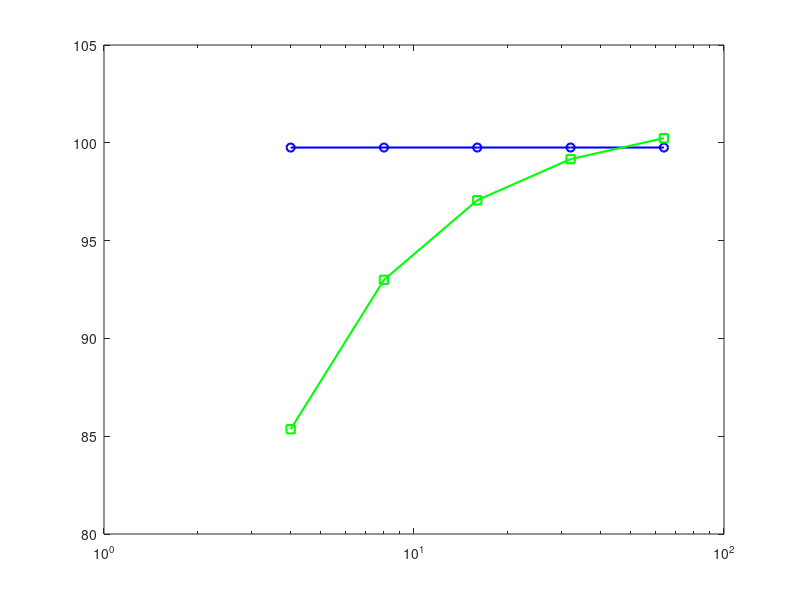

The MATLAB source for this figure: (Note: this script raises an error after producing the figure.)
function demoAggregationOrder()
% Demonstrates why mode-separated and mode-collapsed Hashin can disagree on
% the FEASIBILITY of the exact same design, using just two elements - no
% mesh or FE solve needed. This is a different mechanism from
% demoModeConflict.m (which showed a trade-off AT a single point): this one
% is about the ORDER of aggregation ACROSS different elements.
%
% MECHANISM: mode-separated runs one p-norm PER MODE, across all elements,
% then requires every mode's p-norm to be <=1 independently. Mode-collapsed
% instead combines fibre+matrix at EACH element first (Dong et al. Eq 15-16),
% then runs a SINGLE p-norm across elements on that already-combined value.
%
% Consider two elements that are each exactly as damaged as the other, but
% in DIFFERENT modes: element A is fibre-tension-critical, element B is
% matrix-tension-critical, both at the same fraction of their own limit and
% negligible in every other mode. Mode-separated correctly sees two
% independent constraints, each safely below 1 (the fibre p-norm is
% dominated by A alone - B's contribution there is negligible - and vice
% versa for the matrix p-norm). Mode-collapsed instead produces two elements
% that EACH combine to ~1 (since each is critical in its own mode), then
% p-norms those two near-1 values TOGETHER - and p-norming two
% simultaneously-near-the-limit values pushes the aggregate ABOVE 1, even
% though no single element, in any single mode, actually exceeds its own
% allowable anywhere.

% Crosses threshold at 97.07% allowable stress fraction with mode-collapsed (index squared, like-for-like with the
% separated I = (s/X)^2 + (t/S)^2) vs 99.76% mode-separated.  (With the un-squared collapsed index it is 92.99%.)

strength.Xt = 1062; strength.Xc = 610; strength.Yt = 31; strength.Yc = 118; strength.S = 72;
Xt = strength.Xt; Yt = strength.Yt;
k_gate = 50; p = 8;
delta_f = 0.05*min(strength.Xt, strength.Xc);
delta_m = 0.05*min(strength.Yt, strength.Yc);
eps_max = 1e-3;

% ---- Headline snapshot: both elements at 98% of their own critical mode ----
frac = 0.98;
sA = [frac*Xt, 2.0, 5.0];    % element A: fibre-tension critical, safe elsewhere, material-axis stress [s1, s2, t12], s1 is close to Xt
sB = [10.0, frac*Yt, 5.0];   % element B: matrix-tension critical, safe elsewhere, material-axis stress [s1, s2, t12], s2 is close to Yt
% Both stresses are at 98% allowable stress

fprintf('Element A (fibre-critical):  s1=%.1f, s2=%.1f, t12=%.1f\n', sA(1), sA(2), sA(3));
fprintf('Element B (matrix-critical): s1=%.1f, s2=%.1f, t12=%.1f\n\n', sB(1), sB(2), sB(3));

[IftA, ImtA] = separatedFtMt(sA, strength, k_gate);
[IftB, ImtB] = separatedFtMt(sB, strength, k_gate);
g_ft = (IftA^p + IftB^p)^(1/p) - 1;
g_mt = (ImtA^p + ImtB^p)^(1/p) - 1;

HcA = collapsedIndex(sA, strength, delta_f, delta_m, eps_max);
HcB = collapsedIndex(sB, strength, delta_f, delta_m, eps_max);
g_h = (HcA^(2*p) + HcB^(2*p))^(1/p) - 1;

fprintf('---- mode-separated (this project''s Hashin.m) ----\n');
fprintf('  g_ft = %+.4f  (%s)\n', g_ft, passFail(g_ft));
fprintf('  g_mt = %+.4f  (%s)\n\n', g_mt, passFail(g_mt));
fprintf('---- mode-collapsed (Dong et al. 2025, single combined constraint) ----\n');
fprintf('  g_h  = %+.4f  (%s)\n\n', g_h, passFail(g_h));
if g_h > 0 && g_ft <= 0 && g_mt <= 0
    fprintf(['Neither element individually breaches ANY mode, yet the collapsed\n' ...
             'formulation reports the design as infeasible. Separating the modes\n' ...
             'avoids this p-norm "double counting" across elements that are each\n' ...
             'critical in a different mode.\n\n']);
end

% ---- Sweep: how far apart are the two formulations across criticality? ----
fracs = 0.5:0.001:1.0;
g_sep_sweep = zeros(size(fracs));
g_h_sweep   = zeros(size(fracs));
for k = 1:numel(fracs)
    sA_k = [fracs(k)*Xt, 2.0, 5.0];
    sB_k = [10.0, fracs(k)*Yt, 5.0];

    [IftA_k, ImtA_k] = separatedFtMt(sA_k, strength, k_gate);
    [IftB_k, ImtB_k] = separatedFtMt(sB_k, strength, k_gate);
    g_ft_k = (IftA_k^p + IftB_k^p)^(1/p) - 1;
    g_mt_k = (ImtA_k^p + ImtB_k^p)^(1/p) - 1;
    g_sep_sweep(k) = max(g_ft_k, g_mt_k);   % binding (worst) separated constraint

    HcA_k = collapsedIndex(sA_k, strength, delta_f, delta_m, eps_max);
    HcB_k = collapsedIndex(sB_k, strength, delta_f, delta_m, eps_max);
    g_h_sweep(k) = (HcA_k^(2*p) + HcB_k^(2*p))^(1/p) - 1;
end
% ---- Where each curve crosses g = 0 (linear interpolation between sweep points) ----
x_sep = zeroCross(fracs*100, g_sep_sweep);
x_col = zeroCross(fracs*100, g_h_sweep);
fprintf('---- g = 0 crossings (stress as %% of each element''s own critical allowable) ----\n');
fprintf('  mode-separated (worst of g_ft, g_mt): x = %.2f %%\n', x_sep);
fprintf('  mode-collapsed (g_h, squared index):  x = %.2f %%\n', x_col);
if isnan(x_sep) || isnan(x_col)
    fprintf('  No crossing inside the swept range (%.0f-%.0f %%).\n\n', fracs(1)*100, fracs(end)*100);
else
    fprintf('  Separated approach: +%.2f percentage points, i.e. %.2f %% improvement over collapsed\n', x_sep - x_col, 100*(x_sep - x_col)/x_col);
    fprintf('  (stress scales linearly with load, so this is also the extra load the design can carry)\n\n');
end

% ---- Does the gap survive when both formulations use the SAME exponent on the stress-ratio index? ----
%   mode-separated  ||I||_{P/2} <= 1  with I = FI^2   (Hashin.m's p = 8 on I is P = 16)
%   mode-collapsed  ||Hc||_P    <= 1  with Hc linear  (Dong et al. as published: p = 8 is P = 8)
Ps = [4 8 16 32 64];
x_sep_P = zeros(size(Ps));   x_col_P = zeros(size(Ps));
for kk = 1:numel(Ps)
    x_sep_P(kk) = crossingPct('separated', Ps(kk), strength, k_gate, delta_f, delta_m, eps_max);
    x_col_P(kk) = crossingPct('collapsed', Ps(kk), strength, k_gate, delta_f, delta_m, eps_max);
end
fprintf('---- g = 0 crossing (stress as %% of allowable) against exponent P on the stress-ratio index ----\n');
fprintf('     P    separated   collapsed   gap [pts]   improvement [%%]\n');
for kk = 1:numel(Ps)
    fprintf('  %4d    %8.2f    %8.2f    %7.2f    %8.2f\n', Ps(kk), x_sep_P(kk), x_col_P(kk), ...
            x_sep_P(kk)-x_col_P(kk), 100*(x_sep_P(kk)-x_col_P(kk))/x_col_P(kk));
end
fprintf(['  Hashin.m with p = 8 on I corresponds to P = 16; Dong''s linear index with p = 8 corresponds to P = 8.\n' ...
         '  As published, the comparison is therefore the P = 16 separated row against the P = 8 collapsed row.\n\n']);
figure;
semilogx(Ps, x_sep_P, 'b-o', 'LineWidth', 1.5); hold on;
semilogx(Ps, x_col_P, 'g-s', 'LineWidth', 1.5);
yline(100, 'k:');
xlabel('Exponent P applied to the stress-ratio index'); ylabel('Stress at which g = 0 [% of allowable]');
legend('separated', 'collapsed', '100 %', 'Location', 'best'); grid on;
title('Feasibility threshold against p-norm exponent');

figure;
plot(fracs*100, g_sep_sweep, 'b-', 'LineWidth', 1.5); hold on;
plot(fracs*100, g_h_sweep, 'g-.', 'LineWidth', 1.5);
yline(0, 'k:');
xlabel('Each element''s stress, as a % of its own critical mode''s allowable');
ylabel('Constraint value g (<=0 is feasible)');
legend('worst of g_{ft}, g_{mt} (separated)', 'g_h (collapsed, squared index)', 'feasibility boundary', 'Location', 'best');
title('Constraint value against percentage of critical stress, showing difference in feasibility');
grid on;

% Printing when each line crosses y=0, and the percentage change between
% this crossing for g_sep and g_h


end

function [I_ft_gated, I_mt_gated] = separatedFtMt(sig, strength, k_gate)
s1 = sig(1); s2 = sig(2); t12 = sig(3);
Xt = strength.Xt; Yt = strength.Yt; S = strength.S;
g1 = 1/(1+exp(-k_gate*s1));
g2 = 1/(1+exp(-k_gate*s2));
I_ft_gated = g1 * ((s1/Xt)^2 + (t12/S)^2);
I_mt_gated = g2 * ((s2/Yt)^2 + (t12/S)^2);
end

function H_gp = collapsedIndex(sig, strength, delta_f, delta_m, eps_max)
s1 = sig(1); s2 = sig(2); t12 = sig(3);
S = strength.S;
Hf = heavisideBlend(strength.Xt, strength.Xc, s1, delta_f);
Hm = heavisideBlend(strength.Yt, strength.Yc, s2, delta_m);
FI_f = sqrt((s1/Hf)^2 + (t12/S)^2);
FI_m = sqrt((s2/Hm)^2 + (t12/S)^2);
diff_fm = FI_f - FI_m;
H_gp = 0.5*((FI_f+FI_m) + sqrt(diff_fm^2+eps_max) - sqrt(eps_max));
end

function h = heavisideBlend(a, b, c, delta)
% Eq. 12 of Dong et al. 2025 - see Hashin.asv for the same function.
if c > delta
    h = a;
elseif c < -delta
    h = b;
else
    h = 0.75*(a-b)*(c/delta - c^3/(3*delta^3)) + (a+b)/2;
end
end

function x0 = zeroCross(x, y)
% first upward crossing of y through 0, linearly interpolated; NaN if none
i = find(y(1:end-1) <= 0 & y(2:end) > 0, 1);
if isempty(i)
    x0 = NaN;
else
    x0 = x(i) - y(i)*(x(i+1) - x(i))/(y(i+1) - y(i));
end
end


function x = crossingPct(formulation, P, strength, k_gate, delta_f, delta_m, eps_max)
% stress (percent of each element's own critical allowable) at which the two-element constraint reaches g = 0
x = 100 * fzero(@(fr) gAtFrac(fr, formulation, P, strength, k_gate, delta_f, delta_m, eps_max), [0.3 1.2]);
end

function g = gAtFrac(fr, formulation, P, strength, k_gate, delta_f, delta_m, eps_max)
sA = [fr*strength.Xt, 2.0, 5.0];     % element A: fibre-tension critical
sB = [10.0, fr*strength.Yt, 5.0];    % element B: matrix-tension critical
switch formulation
    case 'separated'                 % ||I||_{P/2} per mode, I = FI^2, binding mode
        [IA_f, IA_m] = separatedFtMt(sA, strength, k_gate);
        [IB_f, IB_m] = separatedFtMt(sB, strength, k_gate);
        q = P/2;
        g = max((IA_f^q + IB_f^q)^(1/q), (IA_m^q + IB_m^q)^(1/q)) - 1;
    case 'collapsed'                 % ||Hc||_P with the linear (un-squared) index
        HA = collapsedIndex(sA, strength, delta_f, delta_m, eps_max);
        HB = collapsedIndex(sB, strength, delta_f, delta_m, eps_max);
        g = (HA^P + HB^P)^(1/P) - 1;
end
end

function s = passFail(g)
if g <= 0
    s = 'safe';
else
    s = 'VIOLATED';
end
end
